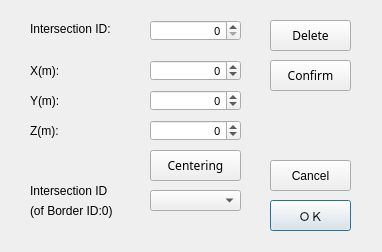
<?xml version="1.0" encoding="UTF-8"?>
<!-- ===============================================
  Copyright (C) 2014 ADVENTURE Project
  All Rights Reserved
================================================ -->
<ui version="4.0">
    <class>IntsecDialog</class>
    <widget class="QDialog" name="IntsecDialog">
        <property name="geometry">
            <rect>
                <x>0</x>
                <y>0</y>
                <width>382</width>
                <height>252</height>
            </rect>
        </property>
        <property name="minimumSize">
            <size>
                <width>382</width>
                <height>252</height>
            </size>
        </property>
        <property name="maximumSize">
            <size>
                <width>382</width>
                <height>252</height>
            </size>
        </property>
        <property name="windowTitle">
            <string>Edit intersection</string>
        </property>
        <widget class="QLabel" name="label">
            <property name="geometry">
                <rect>
                    <x>30</x>
                    <y>60</y>
                    <width>120</width>
                    <height>21</height>
                </rect>
            </property>
            <property name="text">
                <string>X(m):</string>
            </property>
        </widget>
        <widget class="QSpinBox" name="spinBoxY">
            <property name="geometry">
                <rect>
                    <x>150</x>
                    <y>90</y>
                    <width>91</width>
                    <height>21</height>
                </rect>
            </property>
            <property name="font">
                <font>
                    <family>Sans Serif</family>
                    <pointsize>8</pointsize>
                </font>
            </property>
            <property name="layoutDirection">
                <enum>Qt::LeftToRight</enum>
            </property>
            <property name="alignment">
                <set>Qt::AlignRight|Qt::AlignTrailing|Qt::AlignVCenter</set>
            </property>
            <property name="minimum">
                <number>-1000000000</number>
            </property>
            <property name="maximum">
                <number>1000000000</number>
            </property>
        </widget>
        <widget class="QSpinBox" name="spinBoxZ">
            <property name="geometry">
                <rect>
                    <x>150</x>
                    <y>120</y>
                    <width>91</width>
                    <height>21</height>
                </rect>
            </property>
            <property name="font">
                <font>
                    <family>Sans Serif</family>
                    <pointsize>8</pointsize>
                </font>
            </property>
            <property name="layoutDirection">
                <enum>Qt::LeftToRight</enum>
            </property>
            <property name="alignment">
                <set>Qt::AlignRight|Qt::AlignTrailing|Qt::AlignVCenter</set>
            </property>
            <property name="minimum">
                <number>-1000000000</number>
            </property>
            <property name="maximum">
                <number>1000000000</number>
            </property>
        </widget>
        <widget class="QSpinBox" name="spinBoxX">
            <property name="geometry">
                <rect>
                    <x>150</x>
                    <y>60</y>
                    <width>91</width>
                    <height>21</height>
                </rect>
            </property>
            <property name="font">
                <font>
                    <family>Sans Serif</family>
                    <pointsize>8</pointsize>
                </font>
            </property>
            <property name="layoutDirection">
                <enum>Qt::LeftToRight</enum>
            </property>
            <property name="alignment">
                <set>Qt::AlignRight|Qt::AlignTrailing|Qt::AlignVCenter</set>
            </property>
            <property name="minimum">
                <number>-1000000000</number>
            </property>
            <property name="maximum">
                <number>1000000000</number>
            </property>
        </widget>
        <widget class="QLabel" name="label_4">
            <property name="geometry">
                <rect>
                    <x>30</x>
                    <y>20</y>
                    <width>120</width>
                    <height>18</height>
                </rect>
            </property>
            <property name="text">
                <string>Intersection ID:</string>
            </property>
        </widget>
        <widget class="QPushButton" name="buttonDelete">
            <property name="geometry">
                <rect>
                    <x>270</x>
                    <y>20</y>
                    <width>81</width>
                    <height>31</height>
                </rect>
            </property>
            <property name="font">
                <font>
                    <family>Sans Serif</family>
                </font>
            </property>
            <property name="text">
                <string>Delete</string>
            </property>
        </widget>
        <widget class="QLabel" name="label_2">
            <property name="geometry">
                <rect>
                    <x>30</x>
                    <y>90</y>
                    <width>120</width>
                    <height>21</height>
                </rect>
            </property>
            <property name="text">
                <string>Y(m):</string>
            </property>
        </widget>
        <widget class="QLabel" name="label_3">
            <property name="geometry">
                <rect>
                    <x>30</x>
                    <y>120</y>
                    <width>120</width>
                    <height>21</height>
                </rect>
            </property>
            <property name="text">
                <string>Z(m):</string>
            </property>
        </widget>
        <widget class="QPushButton" name="buttonCancel">
            <property name="geometry">
                <rect>
                    <x>270</x>
                    <y>160</y>
                    <width>81</width>
                    <height>31</height>
                </rect>
            </property>
            <property name="text">
                <string>Cancel</string>
            </property>
            <property name="default">
                <bool>false</bool>
            </property>
        </widget>
        <widget class="QPushButton" name="buttonOk">
            <property name="geometry">
                <rect>
                    <x>270</x>
                    <y>200</y>
                    <width>81</width>
                    <height>31</height>
                </rect>
            </property>
            <property name="text">
                <string>ＯＫ</string>
            </property>
            <property name="default">
                <bool>true</bool>
            </property>
        </widget>
        <widget class="QComboBox" name="comboFirstIntsec">
            <property name="geometry">
                <rect>
                    <x>150</x>
                    <y>190</y>
                    <width>91</width>
                    <height>21</height>
                </rect>
            </property>
            <property name="font">
                <font>
                    <family>Sans Serif</family>
                    <pointsize>8</pointsize>
                </font>
            </property>
            <property name="layoutDirection">
                <enum>Qt::LeftToRight</enum>
            </property>
        </widget>
        <widget class="QLabel" name="label_6">
            <property name="geometry">
                <rect>
                    <x>30</x>
                    <y>180</y>
                    <width>120</width>
                    <height>21</height>
                </rect>
            </property>
            <property name="text">
                <string>Intersection ID</string>
            </property>
        </widget>
        <widget class="QLabel" name="label_7">
            <property name="geometry">
                <rect>
                    <x>30</x>
                    <y>200</y>
                    <width>120</width>
                    <height>21</height>
                </rect>
            </property>
            <property name="text">
                <string>(of Border ID:0)</string>
            </property>
        </widget>
        <widget class="QPushButton" name="buttonCenter">
            <property name="geometry">
                <rect>
                    <x>150</x>
                    <y>150</y>
                    <width>91</width>
                    <height>31</height>
                </rect>
            </property>
            <property name="font">
                <font>
                    <family>Sans Serif</family>
                </font>
            </property>
            <property name="text">
                <string>Centering</string>
            </property>
        </widget>
        <widget class="QPushButton" name="buttonVerify">
            <property name="geometry">
                <rect>
                    <x>270</x>
                    <y>60</y>
                    <width>81</width>
                    <height>31</height>
                </rect>
            </property>
            <property name="font">
                <font>
                    <family>Sans Serif</family>
                </font>
            </property>
            <property name="text">
                <string>Confirm</string>
            </property>
        </widget>
        <widget class="QSpinBox" name="spinBoxId">
            <property name="geometry">
                <rect>
                    <x>150</x>
                    <y>20</y>
                    <width>91</width>
                    <height>21</height>
                </rect>
            </property>
            <property name="font">
                <font>
                    <family>Sans Serif</family>
                    <pointsize>8</pointsize>
                </font>
            </property>
            <property name="layoutDirection">
                <enum>Qt::LeftToRight</enum>
            </property>
            <property name="alignment">
                <set>Qt::AlignRight|Qt::AlignTrailing|Qt::AlignVCenter</set>
            </property>
            <property name="minimum">
                <number>0</number>
            </property>
            <property name="maximum">
                <number>999999</number>
            </property>
        </widget>
    </widget>
    <tabstops>
        <tabstop>buttonCancel</tabstop>
        <tabstop>spinBoxId</tabstop>
        <tabstop>spinBoxX</tabstop>
        <tabstop>spinBoxY</tabstop>
        <tabstop>spinBoxZ</tabstop>
        <tabstop>buttonCenter</tabstop>
        <tabstop>comboFirstIntsec</tabstop>
        <tabstop>buttonDelete</tabstop>
        <tabstop>buttonVerify</tabstop>
        <tabstop>buttonOk</tabstop>
    </tabstops>
    <resources/>
    <connections/>
</ui>
